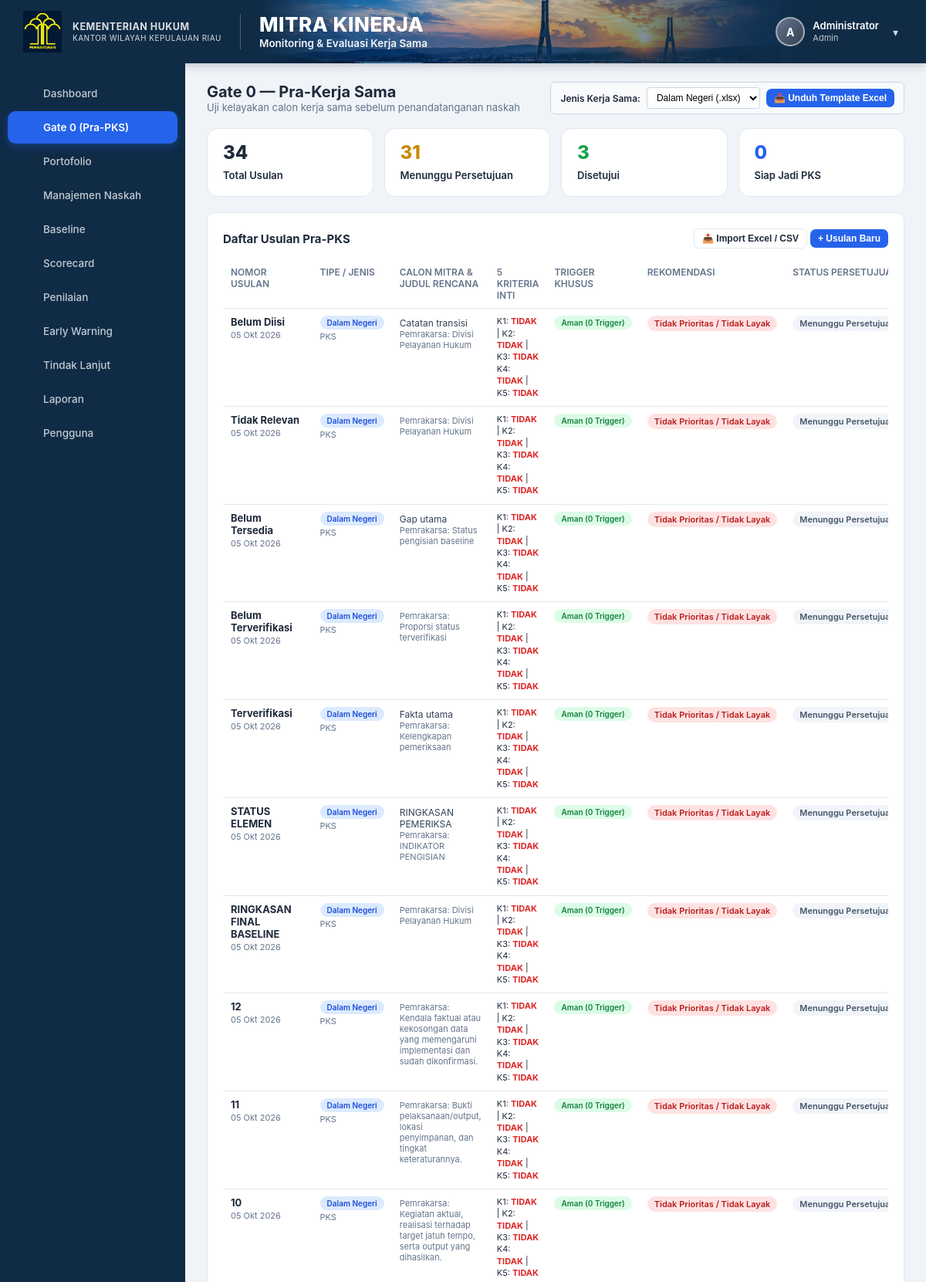
Page /gate0.php (signed in, upper part) on the committed database.
### tables this page shows
CREATE TABLE `users` (
  `id` int(11) NOT NULL AUTO_INCREMENT,
  `nama` varchar(150) NOT NULL,
  `username` varchar(50) NOT NULL,
  `password_hash` varchar(255) NOT NULL,
  `role` enum('admin','pemeriksa','validator','pimpinan','pengampu','pic') NOT NULL,
  `aktif` tinyint(1) NOT NULL DEFAULT 1,
  `created_at` timestamp NOT NULL DEFAULT current_timestamp(),
  PRIMARY KEY (`id`),
  UNIQUE KEY `username` (`username`)
);

CREATE TABLE `pra_pks` (
  `id` int(11) NOT NULL AUTO_INCREMENT,
  `nomor_usulan` varchar(50) NOT NULL,
  `tipe_kerjasama` enum('Dalam Negeri','Luar Negeri') NOT NULL DEFAULT 'Dalam Negeri',
  `jenis_naskah` enum('MoU','PKS','Lainnya') NOT NULL DEFAULT 'PKS',
  `unit_pemrakarsa` varchar(255) NOT NULL,
  `penanggung_jawab_usulan` varchar(255) DEFAULT NULL,
  `calon_mitra` varchar(255) NOT NULL,
  `judul_rencana` text NOT NULL,
  `tujuan_singkat` text DEFAULT NULL,
  `ruang_lingkup` text DEFAULT NULL,
  `penerima_manfaat` text DEFAULT NULL,
  `perkiraan_mulai` date DEFAULT NULL,
  `perkiraan_selesai` date DEFAULT NULL,
  `k1_kesesuaian_strategis` enum('YA','TIDAK') NOT NULL DEFAULT 'YA',
  `k2_kebutuhan_daya_ungkit` enum('YA','TIDAK') NOT NULL DEFAULT 'YA',
  `k3_kelayakan_mitra` enum('YA','TIDAK') NOT NULL DEFAULT 'YA',
  `k4_kesiapan_sumber_daya` enum('YA','TIDAK') NOT NULL DEFAULT 'YA',
  `k5_risiko_keberlanjutan` enum('YA','TIDAK') NOT NULL DEFAULT 'YA',
  `pertanyaan_uji` longtext DEFAULT NULL,
  `trigger_khusus` longtext DEFAULT NULL,
  `catatan_verifikasi` text DEFAULT NULL,
  `gap_penyempurnaan` text DEFAULT NULL,
  `unit_review_tambahan` text DEFAULT NULL,
  `batas_waktu_penyempurnaan` date DEFAULT NULL,
  `status_rekomendasi` enum('Layak','Perlu Penyempurnaan','Tidak Prioritas / Tidak Layak') NOT NULL DEFAULT 'Layak',
  `status_persetujuan` enum('Menunggu Persetujuan Pimpinan','Disetujui Pimpinan','Dikembalikan untuk Revisi','Ditolak Pimpinan') NOT NULL DEFAULT 'Menunggu Persetujuan Pimpinan',
  `catatan_pimpinan` text DEFAULT NULL,
  `tanggal_persetujuan` date DEFAULT NULL,
  `pimpinan_id` int(11) DEFAULT NULL,
  `is_promoted_to_pks` tinyint(1) NOT NULL DEFAULT 0,
  `created_by` int(11) DEFAULT NULL,
  `created_at` timestamp NOT NULL DEFAULT current_timestamp(),
  `updated_at` timestamp NOT NULL DEFAULT current_timestamp() ON UPDATE current_timestamp(),
  PRIMARY KEY (`id`),
  UNIQUE KEY `nomor_usulan` (`nomor_usulan`),
  KEY `pimpinan_id` (`pimpinan_id`),
  KEY `created_by` (`created_by`),
  CONSTRAINT `pra_pks_ibfk_1` FOREIGN KEY (`pimpinan_id`) REFERENCES `users` (`id`) ON DELETE SET NULL,
  CONSTRAINT `pra_pks_ibfk_2` FOREIGN KEY (`created_by`) REFERENCES `users` (`id`) ON DELETE SET NULL
);

### includes/auth.php (called while the page is built, shortened)
<?php
require_once __DIR__ . '/functions.php';
function currentUser(bool $forceRefresh = false): ?array {
    static $cachedUser = null;
    static $hasChecked = false;
    if ($hasChecked) {
        return $cachedUser;
    }
    try {
        $pdo = getDB();
        $stmt = $pdo->prepare('SELECT id, nama, username, role, aktif FROM users WHERE id = ? LIMIT 1');
        $stmt->execute([(int)$_SESSION['user']['id']]);
        $cachedUser = $_SESSION['user'];
        $hasChecked = true;
        return $cachedUser;
    } catch (Throwable $e) {
        error_log('currentUser DB verification failed: ' . $e->getMessage());
        $hasChecked = true;
        $cachedUser = null;
        return null;
    }
}
function requireLogin(): void {
    if (!currentUser()) {
        header('Location: login.php');
        exit;
    }
}

### includes/functions.php (called while the page is built, shortened)
<?php
function formatTanggal(?string $tgl): string {
    $t = strtotime($tgl);
    $bulan = ['','Jan','Feb','Mar','Apr','Mei','Jun','Jul','Agu','Sep','Okt','Nov','Des'];
    return date('d', $t) . ' ' . $bulan[(int)date('n', $t)] . ' ' . date('Y', $t);
}
function h(?string $s): string {
    return htmlspecialchars($s ?? '', ENT_QUOTES, 'UTF-8');
}
function singkat(?string $teks, int $panjang, string $akhiran = '…'): string {
    if ($teks === null || $teks === '') return '';
    if (function_exists('mb_strimwidth')) {
        return mb_strimwidth($teks, 0, $panjang, $akhiran, 'UTF-8');
    }
    return strlen($teks) > $panjang ? substr($teks, 0, max(1, $panjang - 1)) . $akhiran : $teks;
}

### gate0.php (the view, shortened to what this page needs)
<?php
require_once __DIR__ . '/includes/auth.php';
require_once __DIR__ . '/includes/data.php';
requireLogin();
$pdo = getDB();
$user = currentUser();
$role = $user['role'];
$canEdit = in_array($role, ['admin', 'pemeriksa'], true);
        ?><!DOCTYPE html>
    <?php
$usulanList = $pdo->query('SELECT * FROM pra_pks ORDER BY id DESC')->fetchAll();
$totalUsulan = count($usulanList);
$disetujuiCount = count(array_filter($usulanList, fn($u) => $u['status_persetujuan'] === 'Disetujui Pimpinan'));
$menungguCount = count(array_filter($usulanList, fn($u) => $u['status_persetujuan'] === 'Menunggu Persetujuan Pimpinan'));
$siapPromosiCount = count(array_filter($usulanList, fn($u) => $u['status_persetujuan'] === 'Disetujui Pimpinan' && !$u['is_promoted_to_pks']));
require __DIR__ . '/includes/header.php';
?>
<div class="flex-between" style="margin-bottom:18px;">
    <div>
        <h1 style="margin:0;font-size:20px;">Gate 0 — Pra-Kerja Sama</h1>
        <div class="muted" style="font-size:13px;">Uji kelayakan calon kerja sama sebelum penandatanganan naskah</div>
    </div>
    <div style="display:flex;align-items:center;gap:8px;background:#f8fafc;padding:6px 12px;border:1px solid #cbd5e1;border-radius:6px;">
        <label for="templateSelect" style="font-size:12px;font-weight:600;color:#1e293b;margin:0;">Jenis Kerja Sama:</label>
        <select id="templateSelect" style="font-size:12px;padding:5px 8px;border:1px solid #cbd5e1;border-radius:4px;background:#fff;">
            <option value="public/templates/template_gate0_dalam_negeri.xlsx">Dalam Negeri (.xlsx)</option>
        </select>
        <button type="button" onclick="downloadSelectedTemplate()" class="btn btn-primary btn-sm" style="font-size:12px;display:inline-flex;align-items:center;gap:4px;">
            📥 Unduh Template Excel
        </button>
    </div>
</div>
<div class="kpi-grid" style="margin-bottom:20px;grid-template-columns:repeat(auto-fit, minmax(140px, 1fr));">
    <div class="kpi-card">
        <div class="kpi-value"><?= $totalUsulan ?></div>
        <div class="kpi-label">Total Usulan</div>
    </div>
    <div class="kpi-card">
        <div class="kpi-value" style="color:#ca8a04;"><?= $menungguCount ?></div>
        <div class="kpi-label">Menunggu Persetujuan</div>
    </div>
    <div class="kpi-card">
        <div class="kpi-value" style="color:#16a34a;"><?= $disetujuiCount ?></div>
        <div class="kpi-label">Disetujui</div>
    </div>
    <div class="kpi-card">
        <div class="kpi-value" style="color:#2563eb;"><?= $siapPromosiCount ?></div>
        <div class="kpi-label">Siap Jadi PKS</div>
    </div>
</div>
<div class="card">
    <div class="flex-between" style="margin-bottom:14px;">
        <h2 style="margin:0;">Daftar Usulan Pra-PKS</h2>
        <div>
            <?php if ($canEdit): ?>
            <button onclick="openGate0Modal('importModal')" class="btn btn-outline btn-sm">📤 Import Excel / CSV</button>
            <button onclick="openGate0Modal('addModal')" class="btn btn-primary btn-sm">+ Usulan Baru</button>
            <?php endif; ?>
        </div>
    </div>
    <div class="table-wrap">
        <table>
            <thead>
                <tr>
                    <th>Nomor Usulan</th>
                    <th>Tipe / Jenis</th>
                    <th>Calon Mitra &amp; Judul Rencana</th>
                    <th>5 Kriteria Inti</th>
                    <th>Trigger Khusus</th>
                    <th>Rekomendasi</th>
                    <th>Status Persetujuan</th>
                </tr>
            </thead>
            <tbody>
                <?php if (empty($usulanList)): ?>
                <tr><td colspan="8" class="muted" style="text-align:center;padding:24px;">Belum ada usulan pra-PKS terdaftar.</td></tr>
                <?php else: foreach ($usulanList as $u):
                    $rekBadge = match($u['status_rekomendasi']) {
                        'Layak' => 'success',
                        'Perlu Penyempurnaan' => 'warning',
                        default => 'danger'
                    };
                    $appBadge = match($u['status_persetujuan']) {
                        'Disetujui Pimpinan' => 'success',
                        'Dikembalikan untuk Revisi' => 'warning',
                        'Ditolak Pimpinan' => 'danger',
                        default => 'secondary'
                    };
                    $tData = json_decode($u['trigger_khusus'] ?? '[]', true) ?: [];
                    $activeTriggers = [];
                    foreach ($tData as $k => $tv) {
                        if (($tv['jawab'] ?? '') === 'YA') {
                            $tNum = (int)substr($k, 1);
                            $activeTriggers[] = GATE0_TRIGGERS[$tNum]['judul'] ?? "Trigger $tNum";
                        }
                    }
                ?>
                <tr>
                    <td>
                        <strong><?= h($u['nomor_usulan']) ?></strong><br>
                        <span class="muted" style="font-size:11px;"><?= formatTanggal($u['created_at']) ?></span>
                    </td>
                    <td>
                        <span class="badge badge-<?= $u['tipe_kerjasama'] === 'Dalam Negeri' ? 'primary' : 'info' ?>" style="font-size:10px;"><?= h($u['tipe_kerjasama']) ?></span>
                        <div class="muted" style="font-size:11px;margin-top:2px;"><?= h($u['jenis_naskah']) ?></div>
                    </td>
                    <td>
                        <div style="font-size:12px;color:#334155;margin-top:2px;"><?= h(singkat($u['judul_rencana'], 50)) ?></div>
                        <div class="muted" style="font-size:11px;">Pemrakarsa: <?= h($u['unit_pemrakarsa']) ?></div>
                    </td>
                    <td>
                        <div style="font-size:11px;line-height:1.4;">
                            K1: <span style="font-weight:700;color:<?= $u['k1_kesesuaian_strategis']==='YA'?'#16a34a':'#dc2626' ?>"><?= $u['k1_kesesuaian_strategis'] ?></span> |
                            K2: <span style="font-weight:700;color:<?= $u['k2_kebutuhan_daya_ungkit']==='YA'?'#16a34a':'#dc2626' ?>"><?= $u['k2_kebutuhan_daya_ungkit'] ?></span> |
                            K3: <span style="font-weight:700;color:<?= $u['k3_kelayakan_mitra']==='YA'?'#16a34a':'#dc2626' ?>"><?= $u['k3_kelayakan_mitra'] ?></span><br>
                            K4: <span style="font-weight:700;color:<?= $u['k4_kesiapan_sumber_daya']==='YA'?'#16a34a':'#dc2626' ?>"><?= $u['k4_kesiapan_sumber_daya'] ?></span> |
                            K5: <span style="font-weight:700;color:<?= $u['k5_risiko_keberlanjutan']==='YA'?'#16a34a':'#dc2626' ?>"><?= $u['k5_risiko_keberlanjutan'] ?></span>
                        </div>
                    </td>
                    <td>
                        <?php if (empty($activeTriggers)): ?>
                        <span class="badge badge-success" style="font-size:10px;">Aman (0 Trigger)</span>
                        <?php else: ?>
                        <span class="badge badge-warning" style="font-size:10px;">⚠️ <?= count($activeTriggers) ?> Trigger Aktif</span>
                        <div class="muted" style="font-size:10px;margin-top:2px;max-width:140px;"><?= h(implode(', ', $activeTriggers)) ?></div>
                        <?php endif; ?>
                    </td>
                    <td><span class="badge badge-<?= $rekBadge ?>"><?= h($u['status_rekomendasi']) ?></span></td>
                    <td>
                        <span class="badge badge-<?= $appBadge ?>"><?= h($u['status_persetujuan']) ?></span>
                    </td>
                </tr>
                <?php endforeach; endif; ?>
            </tbody>
        </table>
    </div>
</div>
<?php require __DIR__ . '/includes/footer.php'; ?>

### includes/header.php (shortened to what this page needs)
<?php
$user = currentUser();
$currentPage = basename($_SERVER['PHP_SELF'] ?? '', '.php');
$role = $user['role'] ?? 'pemeriksa';
$allNavItems = [
    ['page' => 'dashboard',      'label' => 'Dashboard',         'roles' => ['admin','pemeriksa','validator','pimpinan','pengampu','pic']],
    ['page' => 'gate0',          'label' => 'Gate 0 (Pra-PKS)',  'roles' => ['admin','pemeriksa','pimpinan','pengampu']],
    ['page' => 'portofolio',     'label' => 'Portofolio',        'roles' => ['admin','pemeriksa','validator','pimpinan','pengampu','pic']],
    ['page' => 'mitra_manage',   'label' => 'Manajemen Naskah',  'roles' => ['admin','pemeriksa','pengampu']],
    ['page' => 'baseline',       'label' => 'Baseline',          'roles' => ['admin','pemeriksa','validator','pimpinan','pengampu','pic']],
    ['page' => 'scorecard',      'label' => 'Scorecard',         'roles' => ['admin','pemeriksa','validator','pimpinan','pengampu','pic']],
    ['page' => 'mitra_validasi', 'label' => 'Penilaian',         'roles' => ['admin','pemeriksa','validator']],
    ['page' => 'early_warning',  'label' => 'Early Warning',     'roles' => ['admin','pemeriksa','validator','pimpinan','pengampu','pic']],
    ['page' => 'tindak_lanjut',  'label' => 'Tindak Lanjut',     'roles' => ['admin','pemeriksa','validator','pimpinan','pengampu','pic']],
    ['page' => 'laporan',        'label' => 'Laporan',           'roles' => ['admin','pemeriksa','validator','pimpinan','pengampu','pic']],
];
$navItems = array_filter($allNavItems, fn($n) => in_array($role, $n['roles'], true));
$initials = '';
if ($user) {
    $parts = preg_split('/\s+/', trim($user['nama']));
    $initials = strtoupper(substr($parts[0], 0, 1));
}
?>
<!DOCTYPE html>
<html lang="id">
<head>
<link rel="stylesheet" href="public/css/style.css?v=<?= filemtime(__DIR__ . '/../public/css/style.css') ?>">
</head>
<body>
<?php if ($user): ?>
<div class="app-layout">
<div class="app-layout-main">
    <aside class="sidebar">
        <nav class="sidebar-nav">
            <?php foreach ($navItems as $nav): ?>
            <a href="<?= $nav['page'] ?>.php" class="<?= $currentPage === $nav['page'] ? 'active' : '' ?>">
                <span class="nav-icon"><?= $icons[$nav['page']] ?? '' ?></span><span><?= $nav['label'] ?></span>
            </a>
            <?php endforeach; ?>
            <?php if ($user['role'] === 'admin'): ?>
            <a href="users_list.php" class="<?= $currentPage === 'users_list' ? 'active' : '' ?>">
                <span class="nav-icon"><?= $icons['users_list'] ?? '' ?></span><span>Pengguna</span>
            </a>
            <?php endif; ?>
        </nav>
    </aside>
    <div class="app-content">
        <header class="app-hero">
            <div class="hero-left">
                <div class="hero-logo-block">
                    <div class="hero-logo-badge">
                        <img src="public/img/logo-hukum.png" alt="Logo Hukum">
                    </div>
                    <div class="hero-instansi">
                        <strong>KEMENTERIAN HUKUM</strong>
                        <span>KANTOR WILAYAH KEPULAUAN RIAU</span>
                    </div>
                </div>
                <div class="hero-titles">
                    <div class="hero-title">MITRA KINERJA</div>
                    <div class="hero-subtitle">Monitoring &amp; Evaluasi Kerja Sama</div>
                </div>
            </div>
            <div class="hero-right">
                <div class="header-user">
                    <div class="user-avatar"><?= h($initials) ?></div>
                    <div class="user-info">
                        <div class="user-name"><?= h($user['nama']) ?></div>
                        <div class="user-role"><?= h(ucfirst($user['role'])) ?></div>
                    </div>
                    <form method="POST" action="logout.php" style="display:inline;margin:0;padding:0;" onsubmit="return confirm('Apakah Anda yakin ingin keluar dari akun?');">
                        <button type="submit" class="btn-logout" title="Keluar / Logout" style="background:none;border:none;cursor:pointer;font:inherit;line-height:inherit;display:inline-flex;align-items:center;">▾</button>
                    </form>
                </div>
            </div>
        </header>
        <div class="page-body">
<?php else: ?>
<div class="page-body">
<?php endif; ?>

### rows in the picture
users: nama "A", nama "Administrator", role "Admin"
pra_pks: nomor_usulan "Belum Diisi", created_at "05 Okt 2026", tipe_kerjasama "Dalam Negeri", jenis_naskah "PKS", judul_rencana "Catatan transisi", unit_pemrakarsa "Divisi Pelayanan Hukum", k1_kesesuaian_strategis "TIDAK", k2_kebutuhan_daya_ungkit "TIDAK", k3_kelayakan_mitra "TIDAK", k4_kesiapan_sumber_daya "TIDAK", k5_risiko_keberlanjutan "TIDAK", status_rekomendasi "Tidak Prioritas / Tidak Layak", status_persetujuan "Menunggu…"
pra_pks: nomor_usulan "Tidak Relevan", created_at "05 Okt 2026", tipe_kerjasama "Dalam Negeri", jenis_naskah "PKS", unit_pemrakarsa "Divisi Pelayanan Hukum", k1_kesesuaian_strategis "TIDAK", k2_kebutuhan_daya_ungkit "TIDAK", k3_kelayakan_mitra "TIDAK", k4_kesiapan_sumber_daya "TIDAK", k5_risiko_keberlanjutan "TIDAK", status_rekomendasi "Tidak Prioritas / Tidak Layak", status_persetujuan "Menunggu…"
pra_pks: nomor_usulan "Belum Tersedia", created_at "05 Okt 2026", tipe_kerjasama "Dalam Negeri", jenis_naskah "PKS", judul_rencana "Gap utama", unit_pemrakarsa "Status pengisian baseline", k1_kesesuaian_strategis "TIDAK", k2_kebutuhan_daya_ungkit "TIDAK", k3_kelayakan_mitra "TIDAK", k4_kesiapan_sumber_daya "TIDAK", k5_risiko_keberlanjutan "TIDAK", status_rekomendasi "Tidak Prioritas / Tidak Layak", status_persetujuan "Menunggu…"
pra_pks: nomor_usulan "Belum Terverifikasi", created_at "05 Okt 2026", tipe_kerjasama "Dalam Negeri", jenis_naskah "PKS", unit_pemrakarsa "Proporsi status terverifikasi", k1_kesesuaian_strategis "TIDAK", k2_kebutuhan_daya_ungkit "TIDAK", k3_kelayakan_mitra "TIDAK", k4_kesiapan_sumber_daya "TIDAK", k5_risiko_keberlanjutan "TIDAK", status_rekomendasi "Tidak Prioritas / Tidak Layak", status_persetujuan "Menunggu…"
pra_pks: nomor_usulan "Terverifikasi", created_at "05 Okt 2026", tipe_kerjasama "Dalam Negeri", jenis_naskah "PKS", judul_rencana "Fakta utama", unit_pemrakarsa "Kelengkapan pemeriksaan", k1_kesesuaian_strategis "TIDAK", k2_kebutuhan_daya_ungkit "TIDAK", k3_kelayakan_mitra "TIDAK", k4_kesiapan_sumber_daya "TIDAK", k5_risiko_keberlanjutan "TIDAK", status_rekomendasi "Tidak Prioritas / Tidak Layak", status_persetujuan "Menunggu…"
pra_pks: nomor_usulan "STATUS ELEMEN", created_at "05 Okt 2026", tipe_kerjasama "Dalam Negeri", jenis_naskah "PKS", judul_rencana "RINGKASAN PEMERIKSA", unit_pemrakarsa "INDIKATOR PENGISIAN", k1_kesesuaian_strategis "TIDAK", k2_kebutuhan_daya_ungkit "TIDAK", k3_kelayakan_mitra "TIDAK", k4_kesiapan_sumber_daya "TIDAK", k5_risiko_keberlanjutan "TIDAK", status_rekomendasi "Tidak Prioritas / Tidak Layak", status_persetujuan "Menunggu…"
pra_pks: nomor_usulan "RINGKASAN FINAL BASELINE", created_at "05 Okt 2026", tipe_kerjasama "Dalam Negeri", jenis_naskah "PKS", unit_pemrakarsa "Divisi Pelayanan Hukum", k1_kesesuaian_strategis "TIDAK", k2_kebutuhan_daya_ungkit "TIDAK", k3_kelayakan_mitra "TIDAK", k4_kesiapan_sumber_daya "TIDAK", k5_risiko_keberlanjutan "TIDAK", status_rekomendasi "Tidak Prioritas / Tidak Layak", status_persetujuan "Menunggu…"
pra_pks: nomor_usulan "12", created_at "05 Okt 2026", tipe_kerjasama "Dalam Negeri", jenis_naskah "PKS", unit_pemrakarsa "Kendala faktual atau kekosongan data yang memengaruhi implementasi dan sudah dikonfirmasi.", k1_kesesuaian_strategis "TIDAK", k2_kebutuhan_daya_ungkit "TIDAK", k3_kelayakan_mitra "TIDAK", k4_kesiapan_sumber_daya "TIDAK", k5_risiko_keberlanjutan "TIDAK", status_rekomendasi "Tidak Prioritas / Tidak Layak", status_persetujuan "Menunggu…"
pra_pks: nomor_usulan "11", created_at "05 Okt 2026", tipe_kerjasama "Dalam Negeri", jenis_naskah "PKS", unit_pemrakarsa "Bukti pelaksanaan/output, lokasi penyimpanan, dan tingkat keteraturannya.", k1_kesesuaian_strategis "TIDAK", k2_kebutuhan_daya_ungkit "TIDAK", k3_kelayakan_mitra "TIDAK", k4_kesiapan_sumber_daya "TIDAK", k5_risiko_keberlanjutan "TIDAK", status_rekomendasi "Tidak Prioritas / Tidak Layak", status_persetujuan "Menunggu…"
pra_pks: nomor_usulan "10", created_at "05 Okt 2026", tipe_kerjasama "Dalam Negeri", jenis_naskah "PKS", unit_pemrakarsa "Kegiatan aktual, realisasi terhadap target jatuh tempo, serta output yang dihasilkan.", k1_kesesuaian_strategis "TIDAK", k2_kebutuhan_daya_ungkit "TIDAK", k3_kelayakan_mitra "TIDAK", k4_kesiapan_sumber_daya "TIDAK", k5_risiko_keberlanjutan "TIDAK", status_rekomendasi "Tidak Prioritas / Tidak Layak", status_persetujuan "Menunggu…"

### other values in the picture
$nav['label'] "Dashboard"
$nav['label'] "Gate 0 (Pra-PKS)"
$nav['label'] "Portofolio"
$nav['label'] "Manajemen Naskah"
$nav['label'] "Baseline"
$nav['label'] "Scorecard"
$nav['label'] "Penilaian"
$nav['label'] "Early Warning"
$nav['label'] "Tindak Lanjut"
$nav['label'] "Laporan"
$totalUsulan "34"
$menungguCount "31"
$disetujuiCount "3"
$siapPromosiCount "0"
